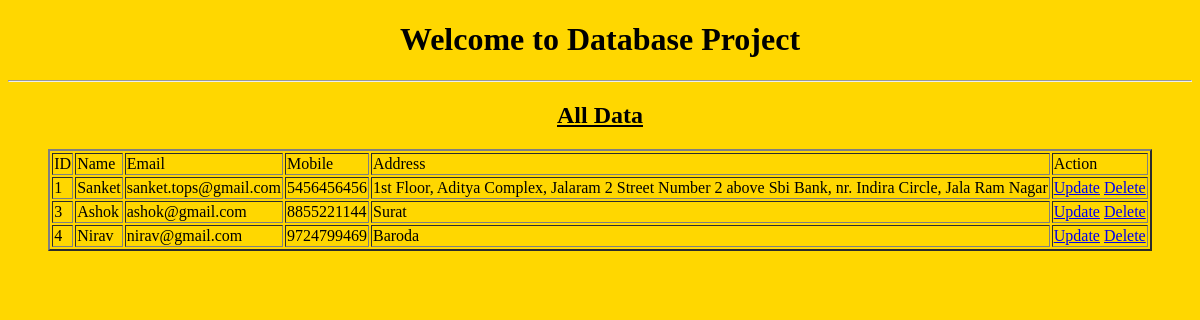
The app's page /alldata/, older data.
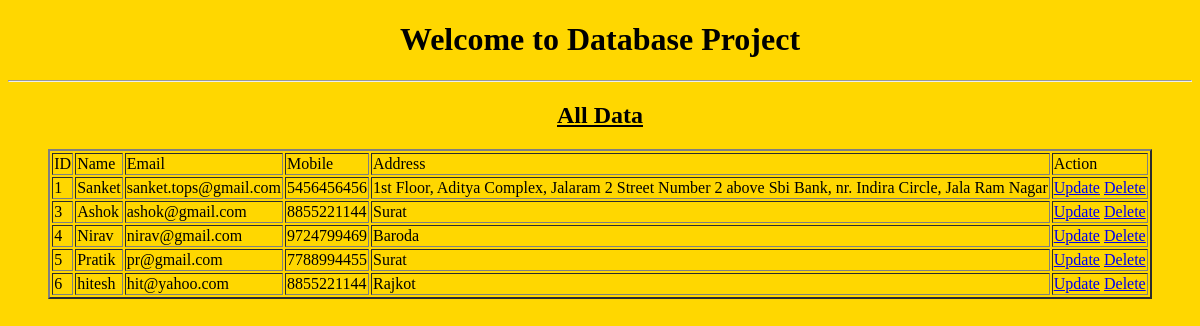
The same page, newer data.
### myapp/models.py (models this page shows)
class signup(models.Model):
    name=models.CharField(max_length=20)
    email=models.EmailField()
    password=models.CharField(max_length=12)
    dob=models.DateField()
    mobile=models.BigIntegerField()
    address=models.TextField()
    """def __str__(self) -> str:
        return self.name"""

### myapp/views.py (the view)
# urls.py: path('alldata/',views.alldata,name='alldata'),
def alldata(request):
    data=signup.objects.all()
    return render(request,'alldata.html',{'data':data})

### templates/alldata.html (shortened to what this page needs)
<!DOCTYPE html>
<html lang="en">
<head>
</head>
<body bgcolor="gold">
    <center><h1>Welcome to Database Project</h1></center>
    <hr>
    <center><h2><u>All Data</u></h2></center>
    <table align="center" border="2">
        <tr>
            <td>ID</td>
            <td>Name</td>
            <td>Email</td>
            <td>Mobile</td>
            <td>Address</td>
            <td>Action</td>
        </tr>
        {% for i in data %}
        <tr>
            <td>{{i.id}}</td>
            <td>{{i.name}}</td>
            <td>{{i.email}}</td>
            <td>{{i.mobile}}</td>
            <td>{{i.address}}</td>
            <td><a href="/updatedata/{{i.id}}">Update</a>
            <a href="/deletedata/{{i.id}}">Delete</a></td>
        </tr>
        {% endfor %}
    </table>
</body>
</html>

Row changes from the older to the newer data that the page shows:
added signup: id "5", name "Pratik", email "pr@gmail.com", mobile "7788994455", address "Surat"
added signup: id "6", name "hitesh", email "hit@yahoo.com", mobile "8855221144", address "Rajkot"
